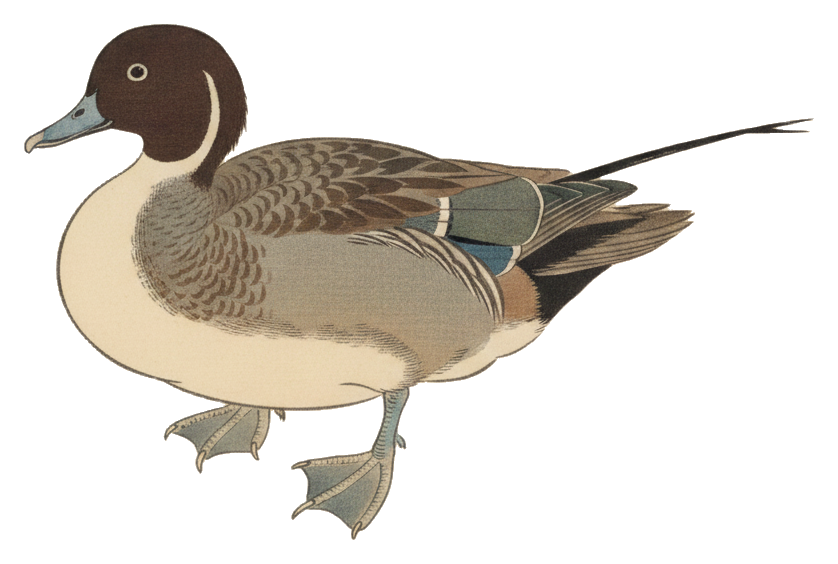
#> input picture generator/domains/birds/assets/bundled/anas-acuta.png, 838 x 564 px
$ python -i processing.py   (imports and definitions only)
#> lines starting #> are read from the running program, lines starting #| are printed output that depends on the picture; after the words box and inside, x2 and y2 are one past the last pixel; in counts of white or black regions, pixels touching at a corner belong together
"""Original AvianVisitors cream-background processing; optional offline dependencies."""

from pathlib import Path

CREAM_TOL = 11

PLUMAGE = 18

def chroma_cut(src: Path, dst: Path) -> None:
    """Instant cutout for a cream-ground render: everything reachable from
    the border through near-paper pixels is background; everything else is
    bird. Enclosed pale patches (a white belly) are unreachable, so they
    stay opaque - the same property the BiRefNet pipeline's fill step has
    to reconstruct. Edges get a light feather instead of a learned matte.

    The paper tolerance adapts per image: the model renders real grain
    and a slight vignette, so the ground's distance-from-corner-paper
    varies render to render (a fixed tolerance either strands ground or
    eats pale plumage). The border strips are guaranteed paper - their
    99th percentile, widened, clears grain and vignette while staying
    far below the inked outline."""
#> called with src = 'assets/bundled/anas-acuta.png', dst = 'out.png'
    import numpy as np
    from PIL import Image, ImageDraw, ImageFilter
    im = Image.open(src).convert("RGB")
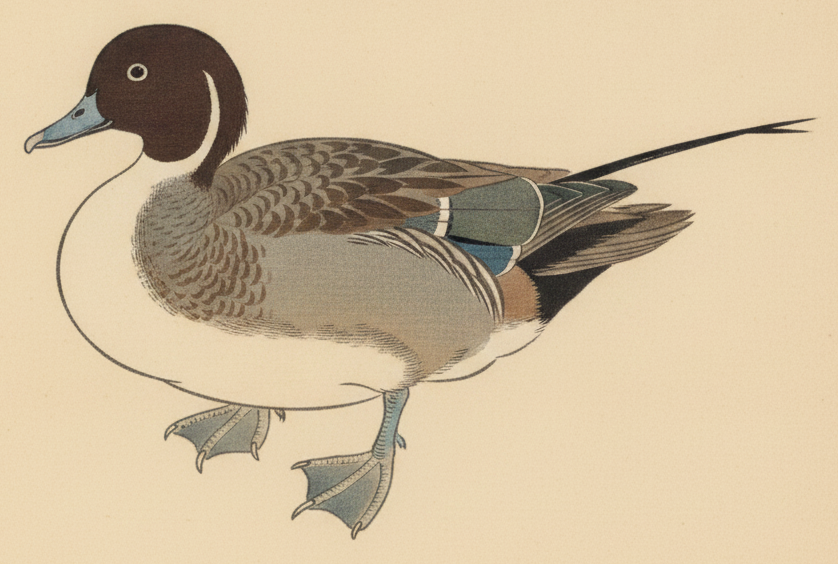
#> im: PIL image 838x564 RGB; mean R, G, B 205.7, 186.9, 156.5
    arr = np.asarray(im)
    h, w, _ = arr.shape
#> h = 564; w = 838
    corners = np.concatenate([arr[:15, :15].reshape(-1, 3), arr[:15, -15:].reshape(-1, 3),
                              arr[-15:, :15].reshape(-1, 3), arr[-15:, -15:].reshape(-1, 3)])
#> corners = 900 rows, first 8: [236, 215, 181], [234, 212, 177], [236, 215, 179], [234, 213, 177], [235, 215, 178], [235, 215, 179], [235, 214, 179], [234, 214, 178]
    paper = np.median(corners, axis=0)
#> paper = [234, 213, 177]
    dist = np.sqrt(((arr.astype(np.int32) - paper) ** 2).sum(2))
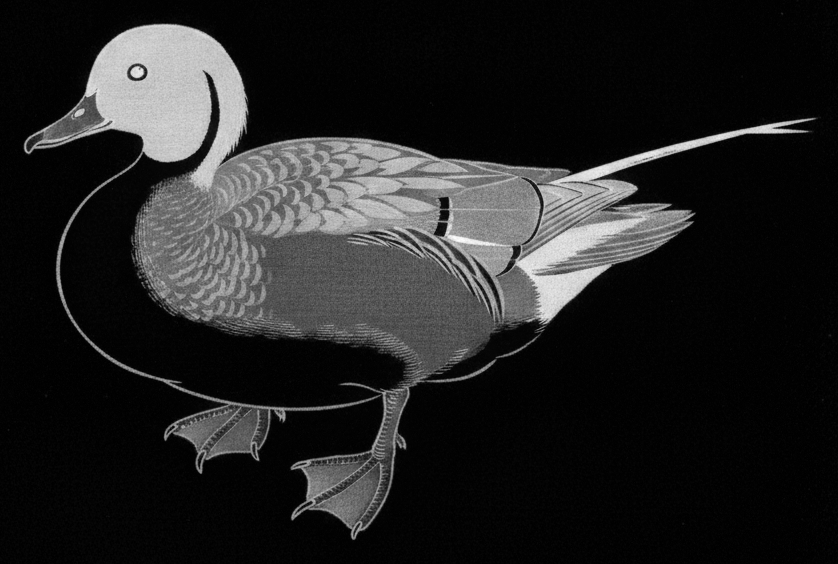
#> dist: shape (564, 838) float64; min 0, max 334.6, mean 47.2; drawn with min black and max white
    border = np.concatenate([dist[:40, :].ravel(), dist[-40:, :].ravel(),
                             dist[:, :40].ravel(), dist[:, -40:].ravel()])
    tol = float(min(40.0, max(15.0, 2.5 * np.percentile(border, 99))))
#> tol = 40
    passable = dist < tol
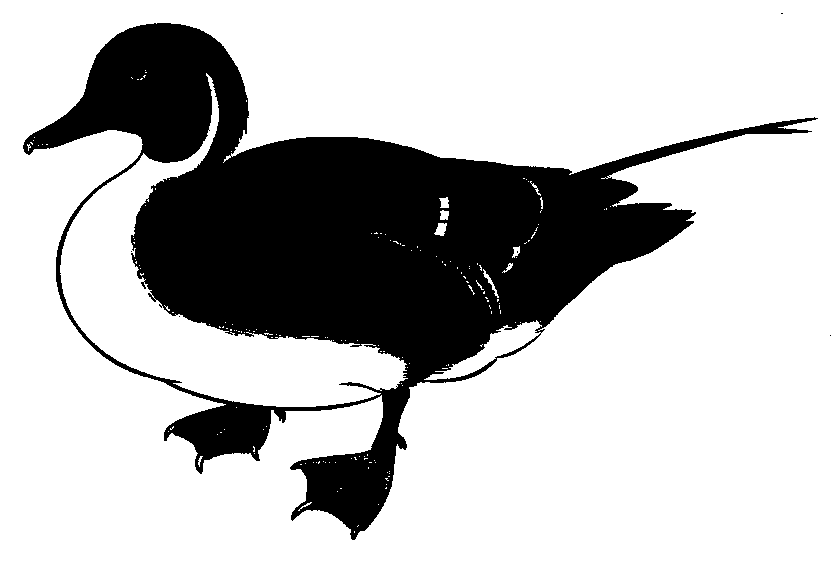
#> passable: shape (564, 838) bool; 74.3% white; 7 black regions (6 under 20 px), largest, box (x1, y1, x2, y2) and area: (23, 23, 818, 540) 121345

    # Flood the passable region from the border (ImageDraw.floodfill runs
    # at C speed; seeds cover each edge in case a wing splits the margin).
    # The .copy() is load-bearing: floodfill's writes are lost on a
    # numpy-buffer-backed image (observed on Pillow 12.3).
    m = Image.fromarray(np.where(passable, 128, 0).astype(np.uint8)).copy()
    seeds = [(0, 0), (w - 1, 0), (0, h - 1), (w - 1, h - 1),
             (w // 2, 0), (w // 2, h - 1), (0, h // 2), (w - 1, h // 2)]
    for s in seeds:
        if m.getpixel(s) == 128:
            ImageDraw.floodfill(m, s, 255)
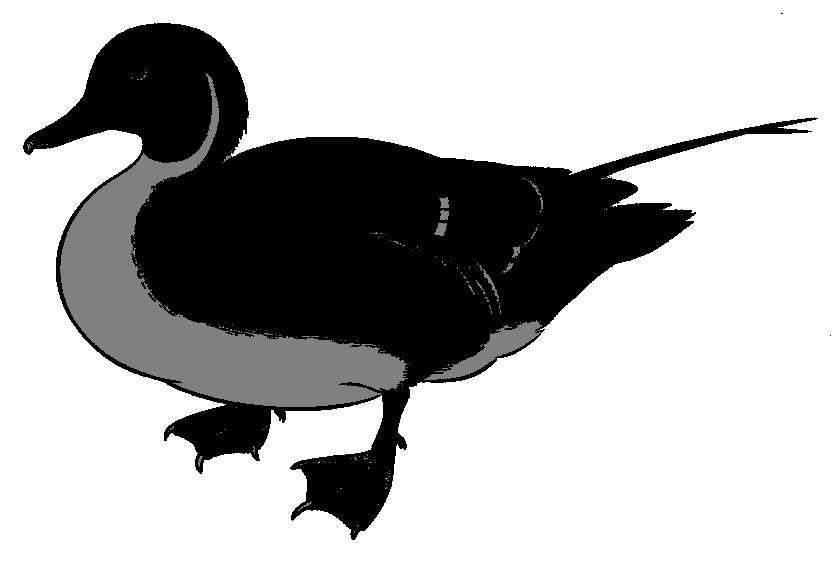
#> m: PIL image 838x564 L; min 0, max 255, mean 180.7
    exterior = np.asarray(m) == 255
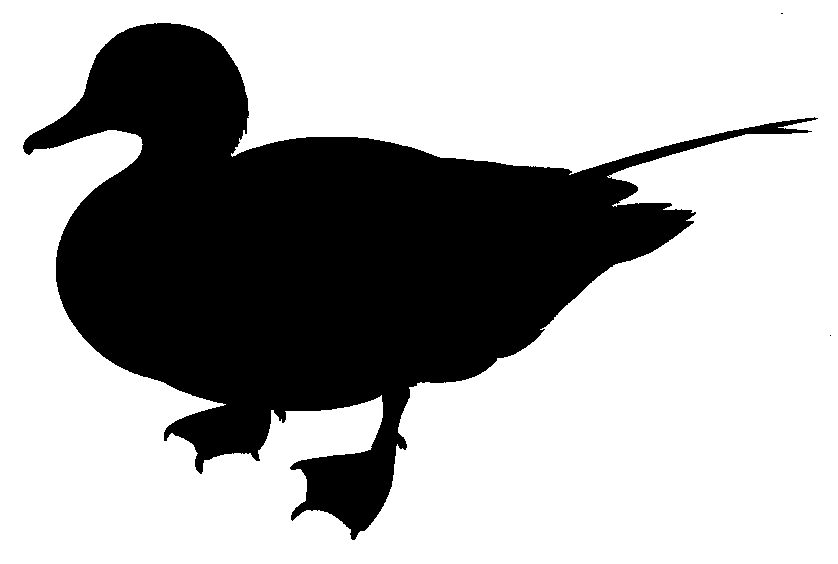
#> exterior: shape (564, 838) bool; 67.3% white; 3 black regions (2 under 20 px), largest, box (x1, y1, x2, y2) and area: (23, 23, 818, 540) 154376
    if exterior.mean() < 0.5:
        raise RuntimeError(f"cutout flood failed (tol {tol:.0f}, "
                           f"exterior {100 * exterior.mean():.0f}%) - raw kept for the upgrade pass")

    solid = ~exterior
    # Opening (erode then dilate) drops stray grain specks the flood
    # couldn't reach without nibbling the bird.
    sm = Image.fromarray(solid.astype(np.uint8) * 255)
    sm = sm.filter(ImageFilter.MinFilter(3)).filter(ImageFilter.MaxFilter(3))
#> sm: PIL image 838x564 L; 32.6% white; 1 white region, box (x1, y1, x2, y2) and area: (23, 23, 812, 540) 154278
    solid = np.asarray(sm) > 127
    binary = solid.astype(np.uint8) * 255
    # Feather: soften the silhouette edge, keep the interior fully opaque,
    # never bleed outside the silhouette.
    af = np.asarray(Image.fromarray(binary).filter(ImageFilter.GaussianBlur(0.8))).copy()
    af[~solid] = 0
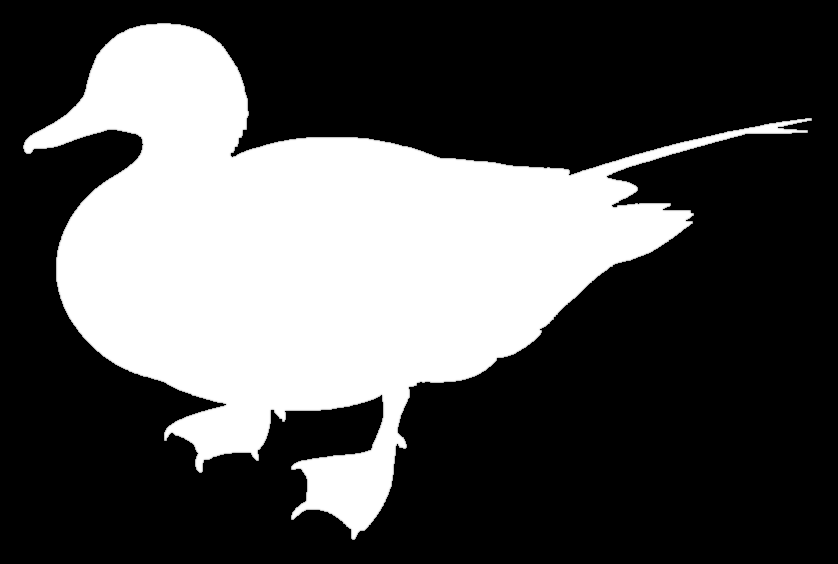
#> af: shape (564, 838); min 0, max 255, mean 82.7

    rgba = np.dstack([arr, af]).astype(np.uint8)
    fg = af > 40
    ys, xs = np.where(fg)
    if not len(ys):
        raise RuntimeError("cutout produced an empty image (bad ground?)")
    y0, y1, x0, x1 = ys.min(), ys.max() + 1, xs.min(), xs.max() + 1
#> y0 = 23; y1 = 540; x0 = 23; x1 = 812
    pad = round(0.03 * max(y1 - y0, x1 - x0))
#> pad = 24
    y0 = max(0, y0 - pad); x0 = max(0, x0 - pad)
#> after `y0 = max(0, y0 - pad)`: y0 = 0
#> after `x0 = max(0, x0 - pad)`: x0 = 0
    y1 = min(h, y1 + pad); x1 = min(w, x1 + pad)
#> after `y1 = min(h, y1 + pad)`: y1 = 564
#> after `x1 = min(w, x1 + pad)`: x1 = 836
    Image.fromarray(rgba[y0:y1, x0:x1], "RGBA").save(dst)
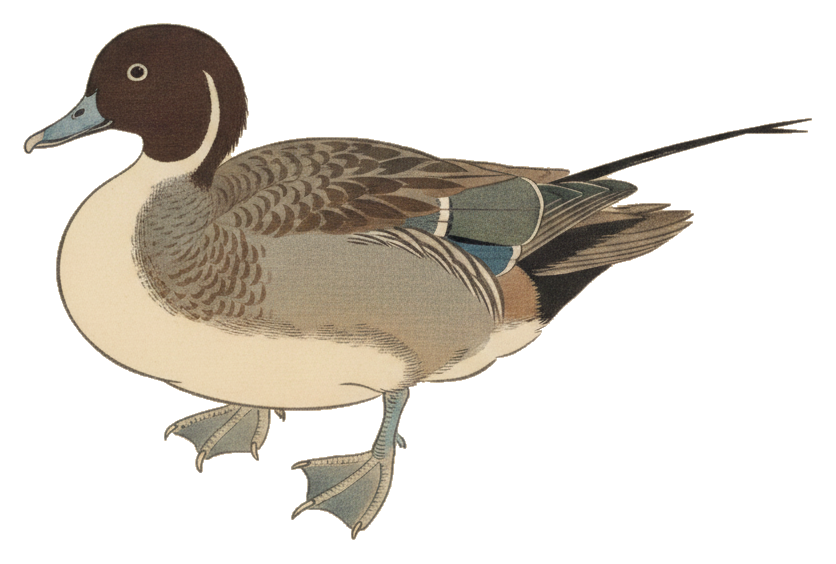
#> saved as out.png: PIL image 836x564 RGBA; mean R, G, B, A 205.7, 186.8, 156.5, 82.9; transparent parts drawn white

# [51 lines left out: function birefnet_cut, not called in this run]

>>> result = chroma_cut('assets/bundled/anas-acuta.png', 'out.png')

$ run again, on generator/domains/birds/assets/bundled/anthus-rubescens-2.png
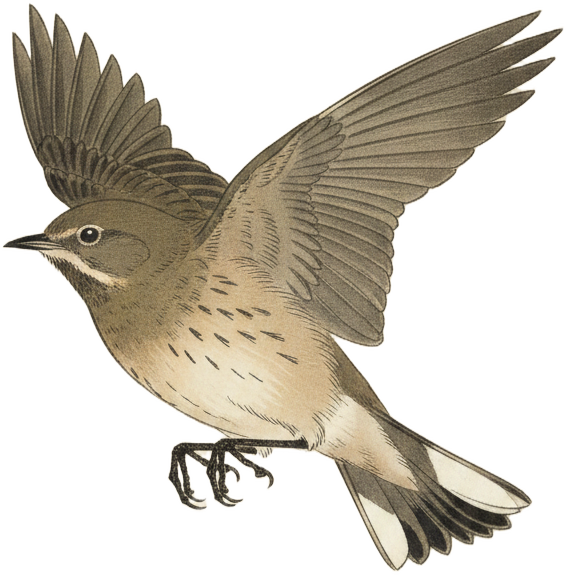
#> input picture generator/domains/birds/assets/bundled/anthus-rubescens-2.png, 566 x 575 px
#> corners = 900 rows, first 8: [236, 223, 194], [237, 224, 195], [235, 222, 193], [236, 222, 192], [236, 222, 193], [237, 223, 194], [235, 221, 192], [235, 220, 192]
#> paper = [236, 222, 194]
#> tol = 40
#> in chroma_cut, `passable = dist < tol`:
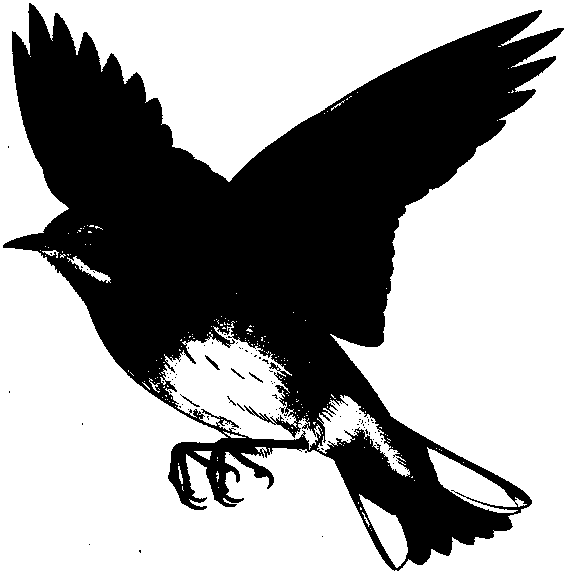
#> passable: shape (575, 566) bool; 61% white; 89 black regions (83 under 20 px), largest, box (x1, y1, x2, y2) and area: (3, 3, 564, 571) 126552, (205, 355, 220, 370) 57, (180, 394, 200, 407) 36, (249, 372, 263, 383) 32, (231, 368, 245, 379) 31, (227, 396, 236, 406) 20
#> exterior: shape (575, 566) bool; 56.1% white; 7 black regions (6 under 20 px), largest, box (x1, y1, x2, y2) and area: (3, 3, 564, 571) 142923
#> in chroma_cut, `af[~solid] = 0`:
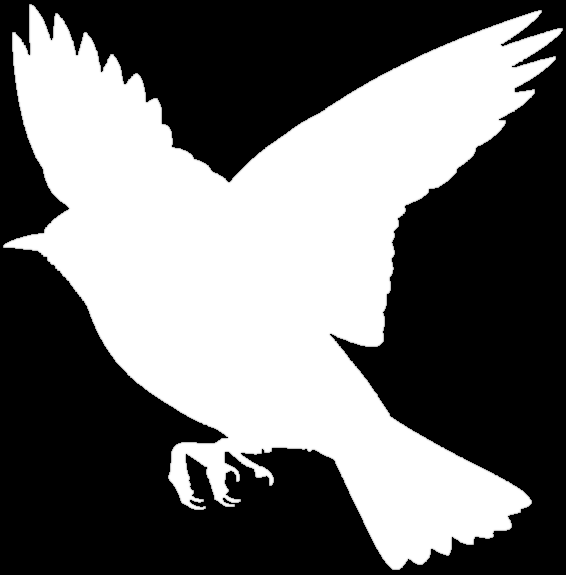
#> af: shape (575, 566); min 0, max 255, mean 111.1
#> in chroma_cut, `y0, y1, x0, x1 = ys.min(), ys.max() + 1, xs.min(), xs.max() + 1`: y0 = 4; y1 = 570; x0 = 3; x1 = 563
#> pad = 17
#> in chroma_cut, `y0 = max(0, y0 - pad)`: y0 = 0
#> in chroma_cut, `y1 = min(h, y1 + pad)`: y1 = 575
#> in chroma_cut, `x1 = min(w, x1 + pad)`: x1 = 566

$ run again, on generator/domains/birds/assets/bundled/antigone-canadensis.png
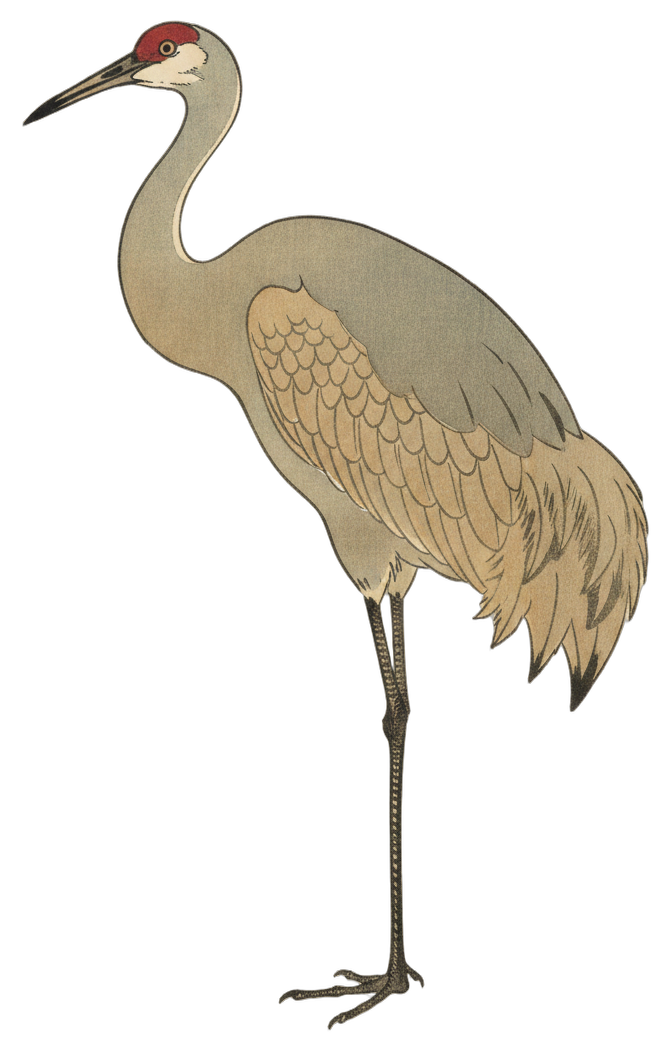
#> input picture generator/domains/birds/assets/bundled/antigone-canadensis.png, 671 x 1053 px
#> corners = 900 rows, first 8: [0, 0, 0], [0, 0, 0], [0, 0, 0], [0, 0, 0], [0, 0, 0], [0, 0, 0], [0, 0, 0], [0, 0, 0]
#> paper = [0, 0, 0]
#> tol = 40
#> in chroma_cut, `passable = dist < tol`:
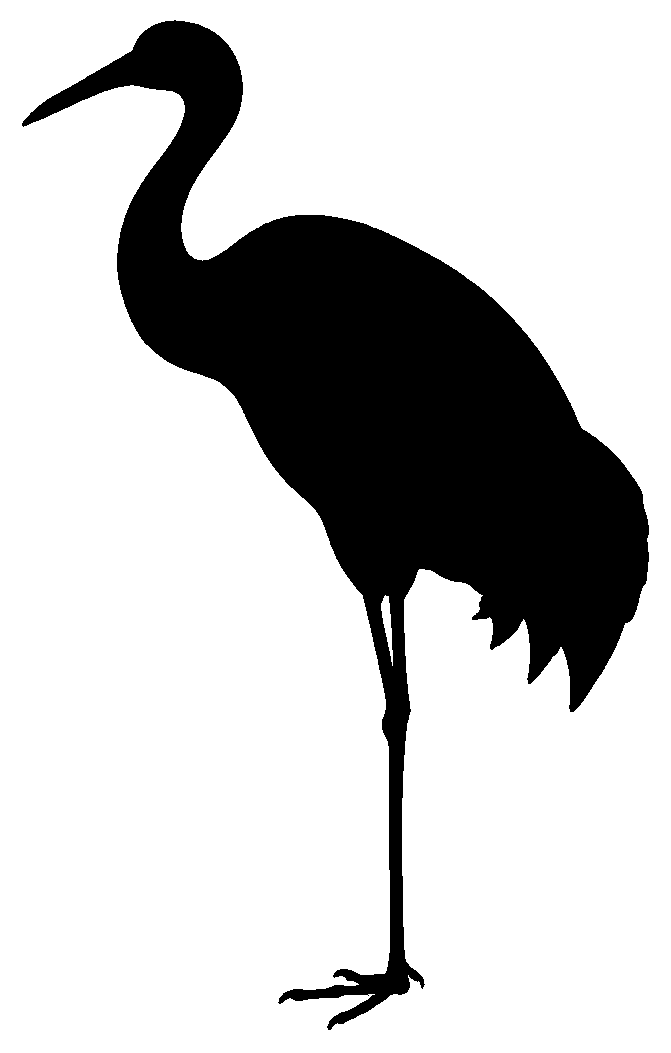
#> passable: shape (1053, 671) bool; 77.6% white; 1 black region, box (x1, y1, x2, y2) and area: (22, 20, 649, 1030) 158240
#> exterior: shape (1053, 671) bool; 77.5% white; 1 black region, box (x1, y1, x2, y2) and area: (22, 20, 649, 1030) 158639
#> in chroma_cut, `af[~solid] = 0`:
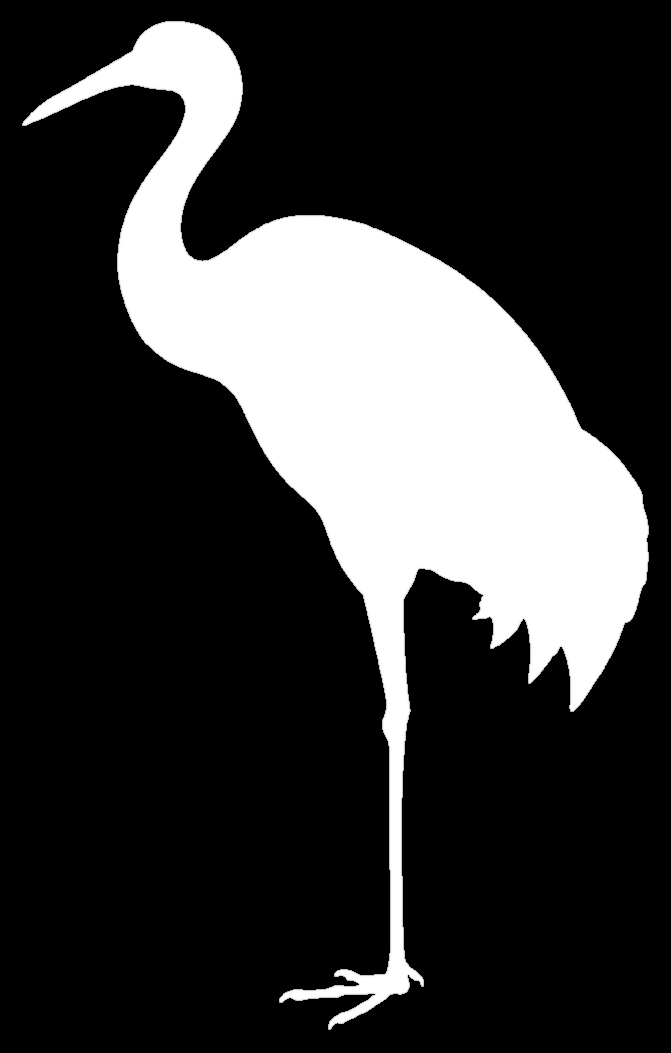
#> af: shape (1053, 671); min 0, max 255, mean 56.9
#> in chroma_cut, `y0, y1, x0, x1 = ys.min(), ys.max() + 1, xs.min(), xs.max() + 1`: y0 = 21; y1 = 1030; x0 = 22; x1 = 649
#> pad = 30
#> in chroma_cut, `y0 = max(0, y0 - pad)`: y0 = 0
#> in chroma_cut, `y1 = min(h, y1 + pad)`: y1 = 1053
#> in chroma_cut, `x1 = min(w, x1 + pad)`: x1 = 671

$ run again, on generator/domains/birds/assets/bundled/aphelocoma-californica.png
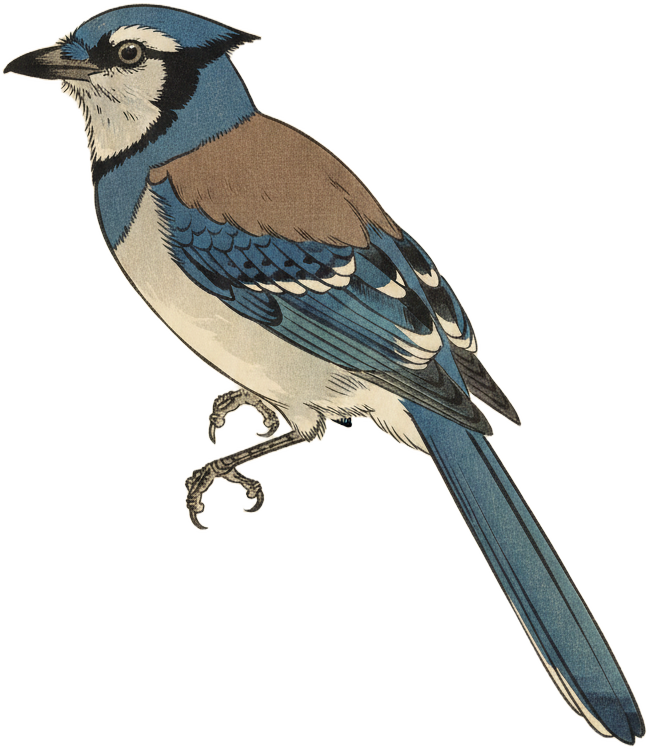
#> input picture generator/domains/birds/assets/bundled/aphelocoma-californica.png, 649 x 750 px
#> corners = 900 rows, first 8: [234, 215, 181], [235, 217, 182], [235, 217, 182], [233, 214, 179], [234, 214, 179], [231, 212, 177], [232, 213, 178], [235, 215, 179]
#> paper = [232, 213, 177]
#> tol = 40
#> passable: shape (750, 649) bool; 76.3% white; 224 black regions (223 under 20 px), largest, box (x1, y1, x2, y2) and area: (3, 3, 646, 746) 114681
#> exterior: shape (750, 649) bool; 72.5% white; 17 black regions (16 under 20 px), largest, box (x1, y1, x2, y2) and area: (3, 3, 646, 746) 133633
#> in chroma_cut, `af[~solid] = 0`:
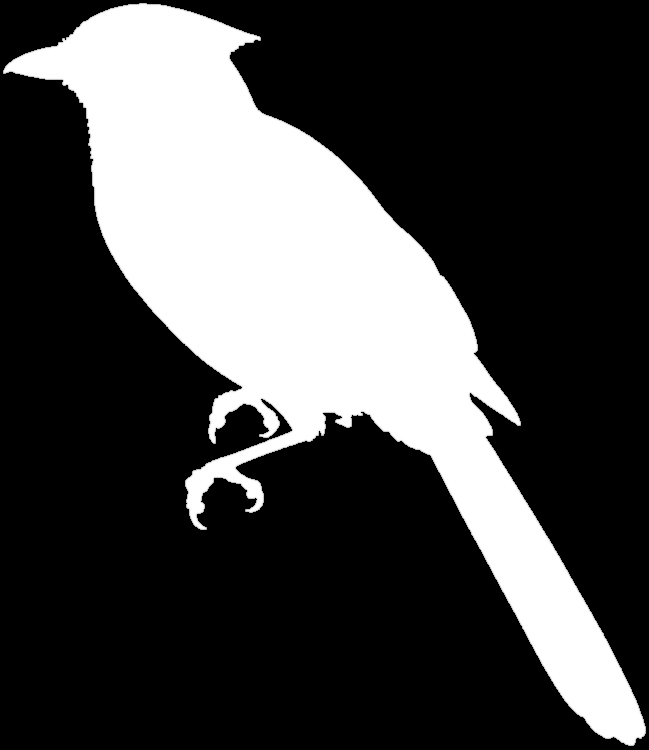
#> af: shape (750, 649); min 0, max 255, mean 69.4
#> in chroma_cut, `y0, y1, x0, x1 = ys.min(), ys.max() + 1, xs.min(), xs.max() + 1`: y0 = 3; y1 = 746; x0 = 3; x1 = 646
#> pad = 22
#> in chroma_cut, `y0 = max(0, y0 - pad)`: y0 = 0
#> in chroma_cut, `y1 = min(h, y1 + pad)`: y1 = 750
#> in chroma_cut, `x1 = min(w, x1 + pad)`: x1 = 649
